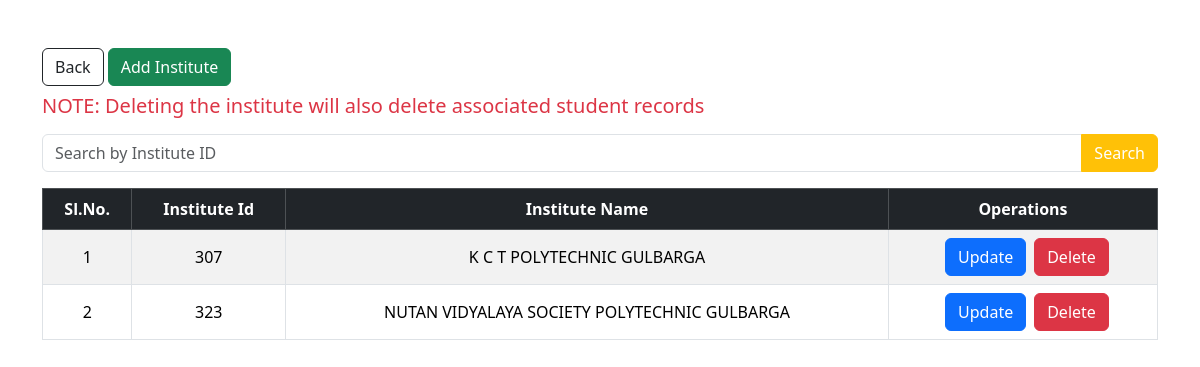
Screenshot of /bte/AdminDashboard/Institutes.php (signed in) with the database file from the repository.
### tables this page shows
CREATE TABLE `institutes` (
  `institute_id` int(5) NOT NULL,
  `institute_name` varchar(255) DEFAULT NULL
);

### bte/AdminDashboard/Institutes.php (the view, shortened to what this page needs)
<?php
include "../AdminDashboard/Backend/connectdb.php";
$search_institute_id = '';
?>
<!DOCTYPE html>
<html lang="en">
<head>
    <link href="https://cdn.jsdelivr.net/npm/bootstrap@5.3.2/dist/css/bootstrap.min.css" rel="stylesheet">
</head>
<body>
    <div class="container my-5">
        <a href="../AdminDashboard/Dashboard.php" class="btn btn-outline-dark">Back</a>
        <a href="./Forms/AddInstitutes.php" class="btn btn-success">Add Institute</a>
        <h5 class="my-2 text-danger">
            <span>NOTE: Deleting the institute will also delete associated student records</span>
        </h5>
        <form method="POST" class="mt-3" id="searchForm">
            <div class="input-group mb-3">
                <input type="text" class="form-control" placeholder="Search by Institute ID" name="institute_id" id="instituteIdInput" value="<?php echo $search_institute_id; ?>">
                <button class="btn btn-warning text-white" type="submit" name="search">Search</button>
            </div>
        </form>
        <div class="table-responsive mt-3">
            <table class="table table-striped table-bordered table-hover">
                <thead>
                    <tr class="text-center align-middle table-dark">
                        <th scope="col">Sl.No.</th>
                        <th scope="col">Institute Id</th>
                        <th scope="col">Institute Name</th>
                        <th scope="col">Operations</th>
                    </tr>
                </thead>
                <tbody>
                    <?php
                    $sql = "SELECT institute_id, institute_name FROM institutes";
                    $sql .= " ORDER BY institute_id ASC";
                    $result = mysqli_query($conn, $sql);
                    if ($result) {
                        $serial_number = 1;
                        while ($row = mysqli_fetch_assoc($result)) {
                            $institute_id = $row['institute_id'];
                            $institute_name = $row['institute_name'];
                            echo '<tr class="align-middle text-center">';
                            echo '<td>' . $serial_number . '</td>';
                            echo '<td>' . $institute_id . '</td>';
                            echo '<td>' . $institute_name . '</td>';
                            echo '<td>';
                            echo '<div class="d-inline-flex">';
                            echo '<a href="../AdminDashboard/Forms/UpdateInstitute.php?updateinstitutewithid=' . $institute_id . '" class="btn btn-primary mx-2">Update</a>';
                            echo '<a href="../AdminDashboard/Backend/delete.php?deleteinstitutewithid=' . $institute_id . '" class="btn btn-danger">Delete</a>';
                            echo '</div>';
                            echo '</td>';
                            echo '</tr>';
                            $serial_number++;
                        }
                    }
                    ?>
                </tbody>
            </table>
        </div>
    </div>
</body>
</html>

### rows the page displays
institutes: institute_id "307", institute_name "K C T POLYTECHNIC GULBARGA"
institutes: institute_id "323", institute_name "NUTAN VIDYALAYA SOCIETY POLYTECHNIC GULBARGA"
